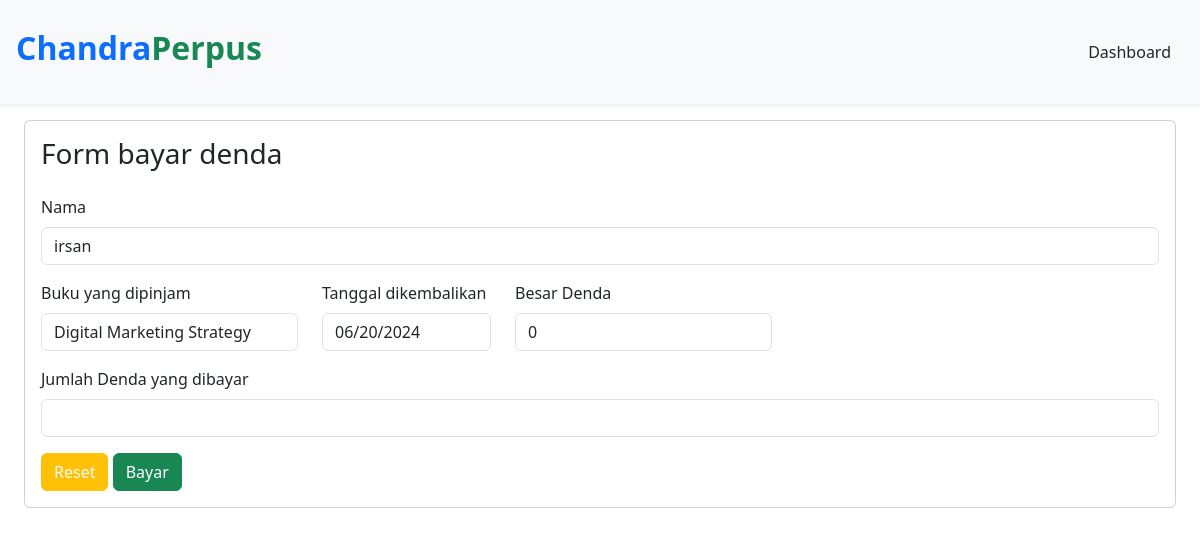
The app's page /DashboardMember/formPeminjaman/formBayarDenda.php?id=62 (signed in) with its own data.
### tables this page shows
CREATE TABLE `pengembalian` (
  `id_pengembalian` int(11) NOT NULL,
  `id_peminjaman` int(11) NOT NULL,
  `id_buku` varchar(20) NOT NULL,
  `nisn` int(11) NOT NULL,
  `id_admin` int(11) NOT NULL,
  `buku_kembali` date NOT NULL,
  `keterlambatan` enum('YA','TIDAK') NOT NULL,
  `denda` int(15) NOT NULL
);

CREATE TABLE `member` (
  `nisn` int(11) NOT NULL,
  `kode_member` varchar(12) NOT NULL,
  `nama` varchar(255) NOT NULL,
  `password` varchar(255) NOT NULL,
  `jenis_kelamin` varchar(20) NOT NULL,
  `kelas` varchar(5) NOT NULL,
  `jurusan` varchar(50) NOT NULL,
  `no_tlp` varchar(15) NOT NULL,
  `tgl_pendaftaran` date NOT NULL
);

CREATE TABLE `buku` (
  `cover` varchar(255) NOT NULL,
  `id_buku` varchar(20) NOT NULL,
  `kategori` varchar(255) NOT NULL,
  `judul` varchar(255) NOT NULL,
  `pengarang` varchar(255) NOT NULL,
  `penerbit` varchar(255) NOT NULL,
  `tahun_terbit` date NOT NULL,
  `jumlah_halaman` int(11) NOT NULL,
  `buku_deskripsi` text NOT NULL
);

### config/config.php (called while the page is built, shortened)
<?php
$host = "127.0.0.1";
$username = "root";
$password = "";
$database_name = "perpustakaan";
$connection = mysqli_connect($host, $username, $password, $database_name);
function queryReadData($dataKategori) {
  global $connection;
  $result = mysqli_query($connection, $dataKategori);
  $items = [];
  while($item = mysqli_fetch_assoc($result)) {
    $items[] = $item;
  }
  return $items;
}
?>

### DashboardMember/formPeminjaman/formBayarDenda.php (the view, shortened to what this page needs)
<?php
require "../../config/config.php";
$dendaSiswa = $_GET["id"];
$query = queryReadData("SELECT pengembalian.id_pengembalian, buku.judul, member.nama, pengembalian.buku_kembali, pengembalian.keterlambatan, pengembalian.denda
FROM pengembalian
INNER JOIN buku ON pengembalian.id_buku = buku.id_buku
INNER JOIN member ON pengembalian.nisn = member.nisn
WHERE pengembalian.id_pengembalian = $dendaSiswa");
?>
<!DOCTYPE html>
  <html lang="en">
  <head>
    <link href="https://cdn.jsdelivr.net/npm/bootstrap@5.3.2/dist/css/bootstrap.min.css" rel="stylesheet">
  </head>
  <body>
    <nav class="navbar fixed-top bg-body-tertiary shadow-sm">
      <div class="container-fluid p-3">
        <a class="navbar-brand" href="#">
        <h2 class="fw-bold text-success"><span class="text-primary">Chandra</span>Perpus</h2>
        </a>
        <a class="btn btn-tertiary" href="../dashboardMember.php">Dashboard</a>
      </div>
    </nav>
  <div class="p-4 mt-5">
    <div class="mt-5 card p-3 mb-5">
    <form action="" method="post">
    <h3>Form bayar denda</h3>
      <?php foreach ($query as $item) : ?>
      <div class="mt-4 mb-3">
          <label for="exampleFormControlInput1" class="form-label">Nama</label>
          <input type="text" class="form-control" placeholder="Nama siswa" name="nama" id="nama" value="<?= $item["nama"]; ?>" readonly>
          </div>
      <div class="d-flex flex-wrap gap-4">
        <div class="mb-3">
          <label for="exampleFormControlInput1" class="form-label">Buku yang dipinjam</label>
          <input type="text" class="form-control" placeholder="Judul Buku" name="judul" id="judul" value="<?= $item["judul"]; ?>" readonly>
          </div>
        <div class="mb-3">
          <label for="exampleFormControlInput1" class="form-label">Tanggal dikembalikan</label>
          <input type="date" class="form-control" name="buku_kembali" id="buku_kembali" value="<?= $item["buku_kembali"]; ?>" readonly>
          </div>
        <div class="mb-3">
          <label for="exampleFormControlInput1" class="form-label">Besar Denda</label>
          <input type="number" class="form-control" name="denda" id="denda" value="<?= $item["denda"]; ?>" readonly>
          </div>
      </div>
      <?php endforeach; ?>
      <div class="mb-3">
          <label for="exampleFormControlInput1" class="form-label">Jumlah Denda yang dibayar</label>
          <input type="number" class="form-control" name="bayarDenda" id="bayarDenda" required>
      </div>
      <button type="reset" class="btn btn-warning text-light">Reset</button>
      <button type="submit" class="btn btn-success" name="bayar">Bayar</button>
    </form>
    </div>
    </div>
  </body>
</html>

### records on screen
pengembalian: nama "irsan", judul "Digital Marketing Strategy", buku_kembali "06/20/2024", denda "0"
